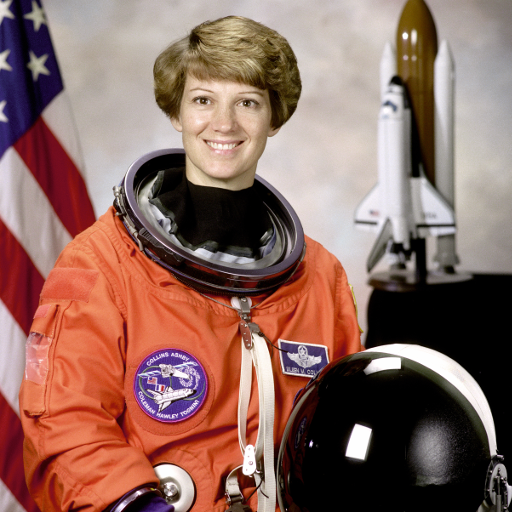
#> input picture hw1/astronaut.png, 512 x 512 px
$ jupyter execute Homework_1.ipynb   (shell and % lines are left out)
#> lines starting #> are read from the running program, lines starting #| are printed output that depends on the picture; long printed decimals are rounded
# Homework 1

## Luyao Wang
Netid: lw337

[cell 1]
import numpy as np
from matplotlib import pyplot as plt
import cv2

plt.rcParams['axes.labelsize'] = 17
plt.rcParams['xtick.labelsize'] = 14
plt.rcParams['ytick.labelsize'] = 14

## 1) Invert a region of interest
**(2 points)**

**a)** Load the astronaut.png image into Fiji and determine the coordinates of a box containing the space shuttle (in the upper right background of the image) by selecting it with the rectangle tool. Observe that Fiji assigns the first coordinate to columns and the second one to rows; numpy does the reverse. Write down the coordinates as variables. (*0.5 points*)

**b)** Load astronaut.png as a B&W image into a notebook cell and cut out an ROI (region of interest) only containing the space shuttle. Invert the image of the space shuttle (i.e. map the grayvalues interval [0, 1]  to the intervall [1, 0]), then display the original and the inverted ROI next to each other. (*1 point*)


**c)** Copy the inverted space shuttle back into the B&W image and display the modified image. (*0.5 points*)

**ANSWER**

a)
Measurements from Fiji:
* BX: 352
* BY: 0
* Width: 110
* Height: 275

BX stands for **B**ounding rectangle **X** of the upper left corner of the rectangle.
<https://imagej.net/ij/docs/menus/analyze.html>

b)

[cell 2]
def load_image_as_grayscale(image_path: str):
#> called with image_path = 'astronaut.png'
    image = cv2.imread(image_path, cv2.IMREAD_GRAYSCALE)
#> image: shape (512, 512); min 0, max 255, mean 115
    array = np.array(image)

    return array

[cell 3]
png_file = "astronaut.png"
png_img_bw = load_image_as_grayscale(png_file)

bx = 352
by = 0
width = 110
height = 275

[cell 4]
roi_bw = png_img_bw[by : by + height, bx : bx + width]
inverted_roi_bw = np.subtract(255, roi_bw)
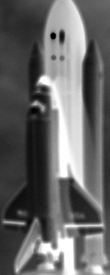
#> inverted_roi_bw: shape (275, 110); min 0, max 255, mean 103.1

fig, axes = plt.subplots(1, 2, figsize=(4, 4))

axes[0].imshow(roi_bw, cmap="grey", vmin=0, vmax=255)
axes[0].axis("off")
axes[0].title.set_text("ROI BW")
axes[1].imshow(inverted_roi_bw, cmap="grey", vmin=0, vmax=255)
axes[1].axis("off")
axes[1].title.set_text("Inverted ROI BW")

plt.show()

3)

[cell 5]
png_img_bw_copy = np.copy(png_img_bw)

png_img_bw_copy[by : by + height, bx : bx + width] = inverted_roi_bw
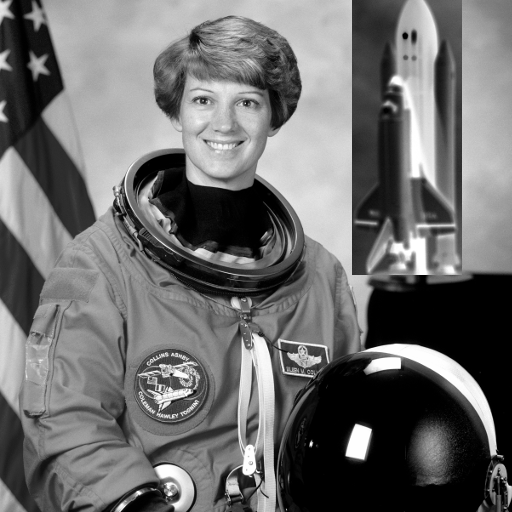
#> png_img_bw_copy: shape (512, 512); min 0, max 255, mean 109.3

plt.imshow(png_img_bw_copy, cmap="grey", vmin=0, vmax=255)
plt.title("Inverted ROI in full image")

## 2) Visualize JPEG loss
**(2 points)**

Load astronaut.png and then save it twice as JPEG file (ending: .jpg) and as TIFF file (ending: .tif) (*0.5 point*).
Load the JPEG and the TIFF file again from disk and convert all three images to B&W. (*0.5 point*)

Compute the gray value difference between a) PNG and JPEG and b) PNG and TIFF. Display the *absolute values* of these difference images with colorbars. (*1 point*)

**ANSWER**

[cell 6]
def convert_png_to_jpg(png_path, jpg_path):
#> called with png_path = 'astronaut.png', jpg_path = 'astronaut.jpg'
    image = cv2.imread(png_path)
#> image is the input picture: shape (512, 512, 3); mean B, G, R 96.5, 105.8, 141.6

    cv2.imwrite(jpg_path, image, [int(cv2.IMWRITE_JPEG_QUALITY), 70]) # lower JPEG quality for visualizing jpg loss


def convert_png_to_tiff(input_path, output_path):
    image = cv2.imread(input_path)

    cv2.imwrite(output_path, image)

[cell 7]
png_file = "astronaut.png"
jpg_file = "astronaut.jpg"
tiff_file = "astronaut.tiff"

convert_png_to_jpg(png_file, jpg_file)
convert_png_to_tiff(png_file, tiff_file)

[cell 8]
png_img_bw = load_image_as_grayscale(png_file)
jpg_img_bw = load_image_as_grayscale(jpg_file)
tiff_img_bw = load_image_as_grayscale(tiff_file)

fig, axes = plt.subplots(1, 3, figsize=(12, 4))

axes[0].imshow(png_img_bw, cmap="grey", vmin=0, vmax=255)
axes[0].axis('off')
axes[0].title.set_text("Original png")
axes[1].imshow(jpg_img_bw, cmap="grey", vmin=0, vmax=255)
axes[1].axis("off")
axes[1].title.set_text("Converted jpg")
axes[2].imshow(tiff_img_bw, cmap="grey", vmin=0, vmax=255)
axes[2].axis("off")
axes[2].title.set_text("Converted tiff")

plt.show()

[cell 9]
png_jpg_diff = np.abs(png_img_bw.astype("int32") - jpg_img_bw.astype("int32"))
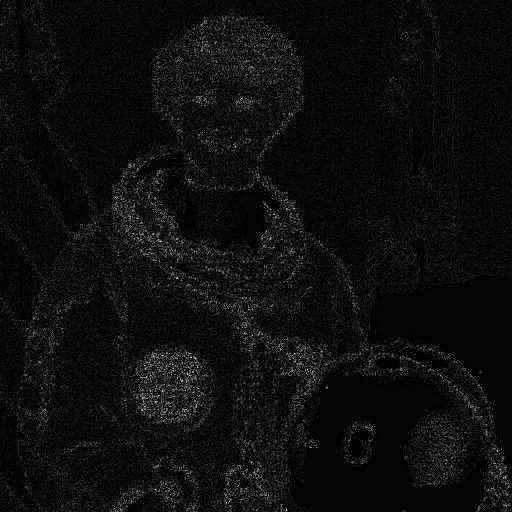
#> png_jpg_diff: shape (512, 512) int32; min 0, max 41, mean 2.4; drawn with min black and max white
png_tiff_diff = np.abs(png_img_bw.astype("int32") - tiff_img_bw.astype("int32"))
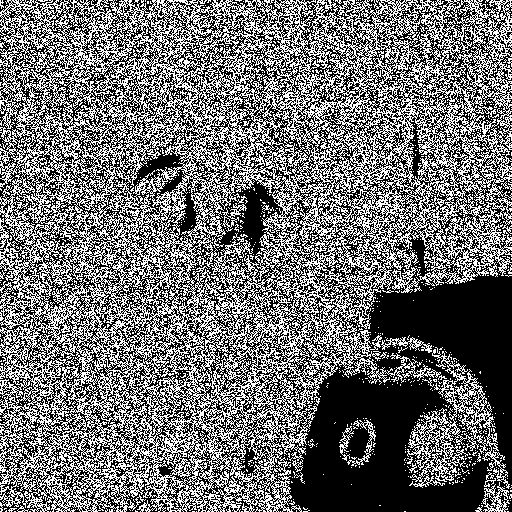
#> png_tiff_diff: shape (512, 512) int32; values 0 (black) and 1 (white), 44% white in thin lines or dots

print(
    f"Average absolute diff in grayscale (0 to 255)\njpg: {np.average(png_jpg_diff)}\npng: {np.average(png_tiff_diff)}"
)
#| Average absolute diff in grayscale (0 to 255)
#| jpg: 2.412
#| png: 0.4396

[cell 10]
fig, axes = plt.subplots(1, 2, figsize=(12, 4))

im_0 = axes[0].imshow(png_jpg_diff, vmin=0, vmax=255)
axes[0].axis("off")
axes[0].title.set_text("png jpg difference")
fig.colorbar(im_0)
im_1 = axes[1].imshow(png_tiff_diff, vmin=0, vmax=255)
axes[1].axis("off")
axes[1].title.set_text("png tiff difference")
fig.colorbar(im_1)

plt.show()

We can see clearly contours of the face of the astronaut in the jpeg file.

The difference between png and diff is smaller than the difference between png and jpg.

## 3) The influence of saturation in HSV
**(2 points)**

Load flower.tif, convert it into the HSV colorspace. Create two new images where you set the saturation of all pixels to a) zero and b) one. Display the resulting images. (*1 point*)

Explain your results in two sentences. (*1 point*)

**ANSWER**

[cell 11]
auto_wb_bgr = cv2.imread("flower.tif")
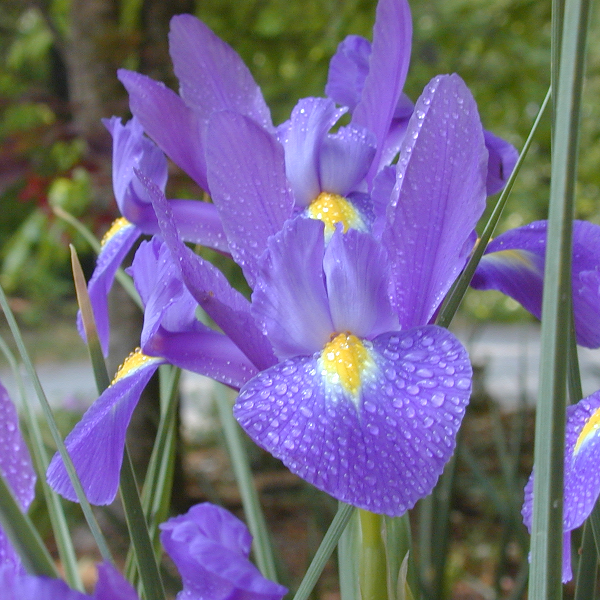
#> input picture hw1/flower.tif, 600 x 600 px
#> auto_wb_bgr is the input picture: shape (600, 600, 3); mean B, G, R 137, 105.9, 115.1
hsv_image = cv2.cvtColor(auto_wb_bgr, cv2.COLOR_BGR2HSV)
#> hsv_image: shape (600, 600, 3); mean H, S, V 83.7, 105.4, 154.8

image_saturation_zero = hsv_image.copy()
image_saturation_one = hsv_image.copy()

image_saturation_zero[:, :, 1] = 0
#> image_saturation_zero: shape (600, 600, 3); mean H, S, V 83.7, 0, 154.8
image_saturation_one[:, :, 1] = 255
#> image_saturation_one: shape (600, 600, 3); mean H, S, V 83.7, 255, 154.8

result_zero = cv2.cvtColor(image_saturation_zero, cv2.COLOR_HSV2BGR)
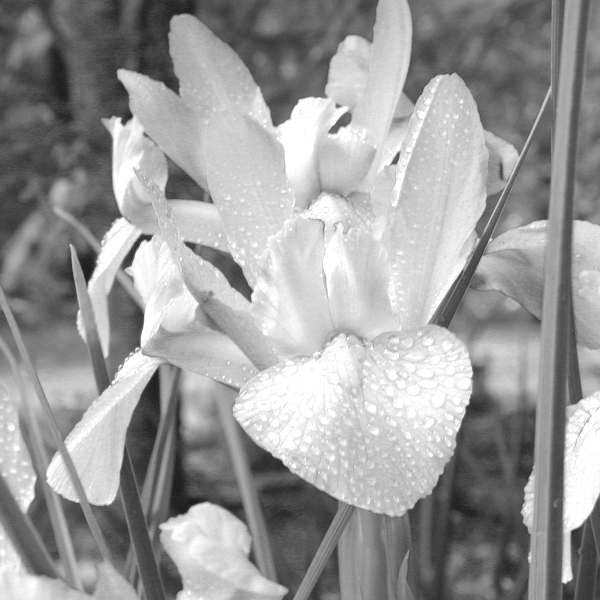
#> result_zero: shape (600, 600, 3); min 24, max 255, mean 154.8
result_one = cv2.cvtColor(image_saturation_one, cv2.COLOR_HSV2BGR)
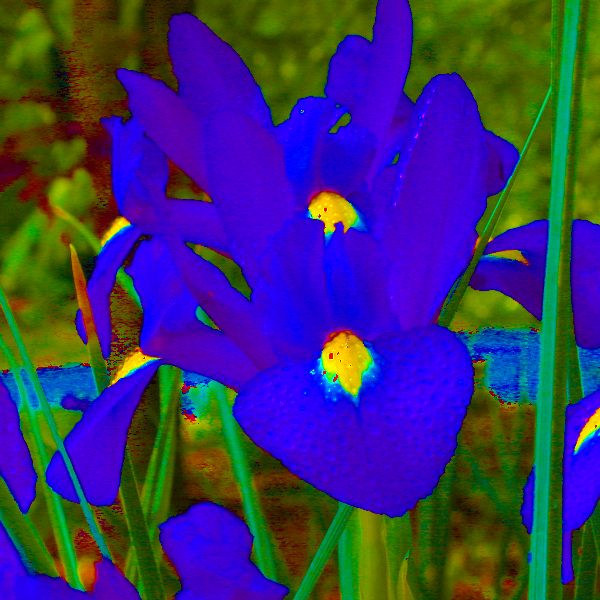
#> result_one: shape (600, 600, 3); mean B, G, R 105.9, 51.5, 58.7
result_one = cv2.cvtColor(result_one, cv2.COLOR_BGR2RGB)

[cell 12]
fig, axes = plt.subplots(1, 2, figsize=(8, 4))

axes[0].imshow(result_zero)
axes[0].axis("off")
axes[0].title.set_text("flower saturation 0")
axes[1].imshow(result_one)
axes[1].axis("off")
axes[1].title.set_text("flower saturation 1")

plt.show()

Image1: The brightness and hue of the original image are preserved, but the absence of saturation causes the image to lose its colorfulness.

Image2: The brightness and hue of the original image are preserved, but the saturation level is maximized, making the colors more vivid and saturated (over-saturated).

## 4) White balance
**(3 points)**

Find out how the white balance (sometimes also called color balance) in your camera is controlled. It will have several options such as daylight, incandescent, fluorescent ... and will most likely be set to auto. The purpose of this control is to compensate the influence of the spectral composition of the light illuminating the the scene you are about to photograph.

Take two images of the same scene (should be well iluminated and contain a variety of colors). One image should be taken using the daylight option and one image with any of the other options. Save them (JPEG is fine here) and load them into your notebook. Display the two images in the notebook. (*1 point*)

If your camera does not have a manual choice for the white balance, install another camera app on your smartphone (on Android, Camera Zoom FX works nicely. Don't forget to switch your camera back to auto afterwards; even if not perfect it will normally make a good guess which option to use.

Separate both images in their RGB components. Create three figures where each one is comparing the histogram curves of one color channel in both images. (*1 point*)

Both images were taken with light of roughly the same color distribution. Therefore, the differences in the histograms indicate what the camera assumes it needs to do in order to compensate for the differences in the spectra of the light sources.

Describe qualitatively and in not more than three sentences *how* the camera thinks that the spectrum of daylight is differnt than the spectrum of your second choice light source.

**ANSWER**

I adjusted my monitor light bar to the warmest light (around 2900K in its specification).

Auto mode of white balance detects a white balance of 2900K, and daylight mode of white balance is 5000k.

[cell 13]
auto_wb_bgr = cv2.imread("auto_wb.jpg")
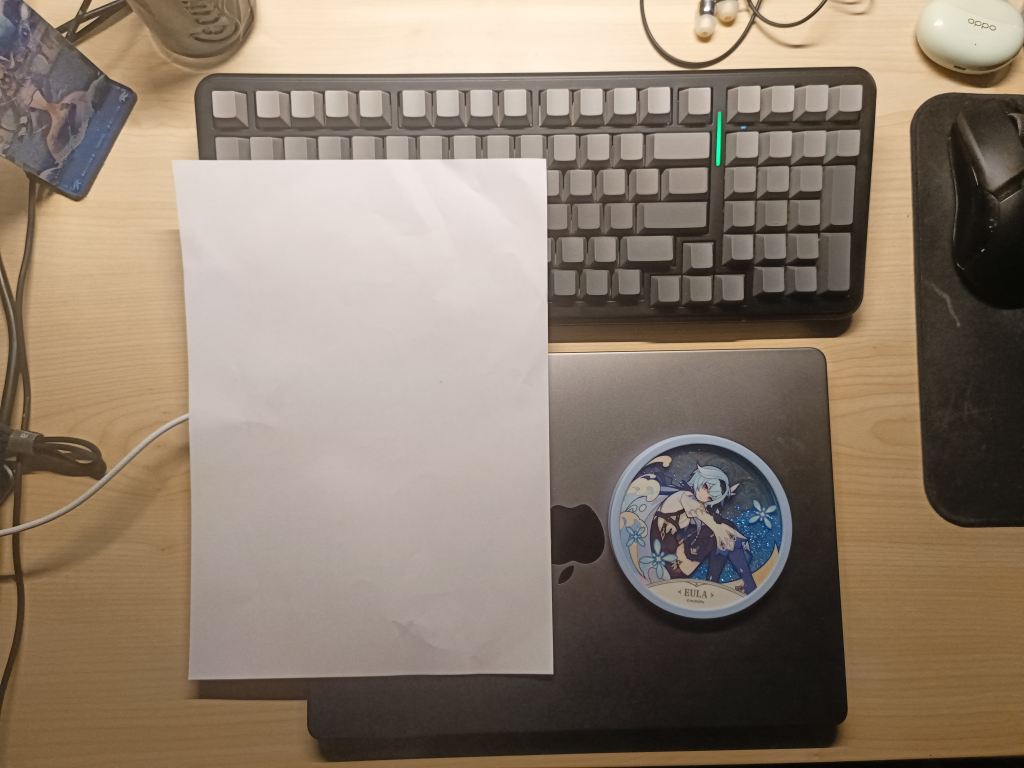
#> input picture hw1/auto_wb.jpg, 4096 x 3072 px (shown at 1/4 size)
#> auto_wb_bgr is the input picture: shape (3072, 4096, 3); mean B, G, R 110.6, 126.3, 141.9
rgb_img_rgb = cv2.cvtColor(auto_wb_bgr, cv2.COLOR_BGR2RGB)
daylight_wb_bgr = cv2.imread("daylight_wb.jpg")
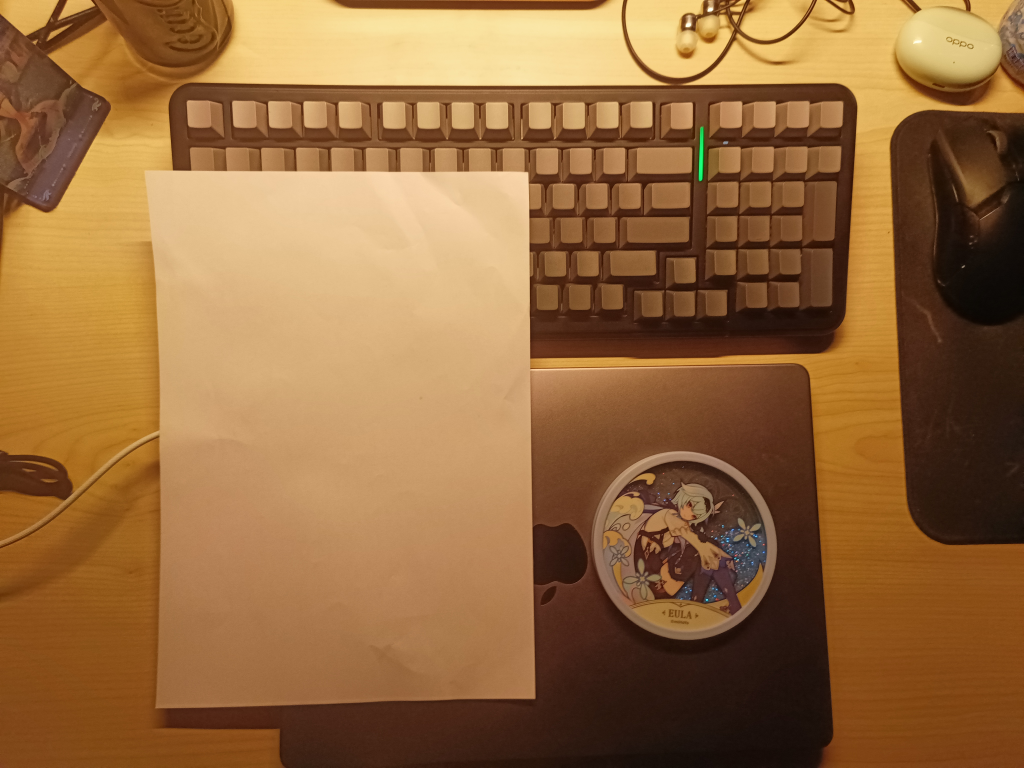
#> input picture hw1/daylight_wb.jpg, 4096 x 3072 px (shown at 1/4 size)
#> daylight_wb_bgr is the input picture: shape (3072, 4096, 3); mean B, G, R 61.9, 106.2, 149.2
daylight_img_rgb = cv2.cvtColor(daylight_wb_bgr, cv2.COLOR_BGR2RGB)

fig, axes = plt.subplots(1, 2, figsize=(12, 6))

axes[0].imshow(rgb_img_rgb)
axes[0].axis("off")
axes[0].title.set_text("Auto White Balance (2900K)")
axes[1].imshow(daylight_img_rgb)
axes[1].axis("off")
axes[1].title.set_text("Daylight White Balance (5000K)")

plt.show()

[cell 14]
fig, axes = plt.subplots(1, 3, figsize=(20, 6))

axes[0].hist(
    rgb_img_rgb[:, :, 0].flatten(),
    bins=256,
    range=(0, 256),
    align="left",
    alpha=0.5,
    label="Auto (2900K)",
    color="blue",
)
axes[0].hist(
    daylight_img_rgb[:, :, 0].flatten(),
    bins=256,
    range=(0, 256),
    align="left",
    alpha=0.5,
    label="Daylight (5000K)",
    color="red",
)
axes[0].legend()
axes[0].title.set_text("Histogram of red channel of auto and daylight wb image")
axes[0].set_ylabel("number of pixels")
axes[0].set_xlabel("red channel value")

axes[1].hist(
    rgb_img_rgb[:, :, 1].flatten(),
    bins=256,
    range=(0, 256),
    align="left",
    alpha=0.5,
    label="Auto (2900K)",
    color="blue",
)
axes[1].hist(
    daylight_img_rgb[:, :, 1].flatten(),
    bins=256,
    range=(0, 256),
    align="left",
    alpha=0.5,
    label="Daylight (5000K)",
    color="red",
)
axes[1].legend()
axes[1].title.set_text("Histogram of green channel of auto and daylight wb image")
axes[1].set_ylabel("number of pixels")
axes[1].set_xlabel("green channel value")

axes[2].hist(
    rgb_img_rgb[:, :, 2].flatten(),
    bins=256,
    range=(0, 256),
    align="left",
    alpha=0.5,
    label="Auto (2900K)",
    color="blue",
)
axes[2].hist(
    daylight_img_rgb[:, :, 2].flatten(),
    bins=256,
    range=(0, 256),
    align="left",
    alpha=0.5,
    label="Daylight (5000K)",
    color="red",
)
axes[2].legend()
axes[2].title.set_text("Histogram of blue channel of auto and daylight wb image")
axes[2].set_ylabel("number of pixels")
axes[2].set_xlabel("blue channel value")

fig.tight_layout()
plt.show()
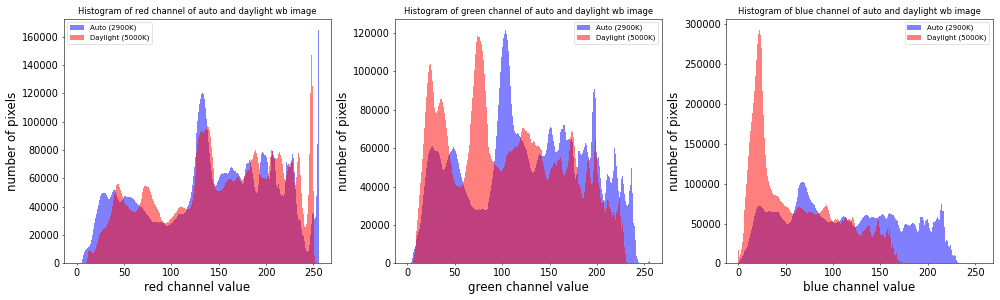
#> figure drawn by matplotlib, 3 panels; panel 1: tallest bar 164623 high, from x = 254.5 to 255.5; panel 1: tallest bar 147359 high, from x = 247.5 to 248.5; panel 2: tallest bar 121332 high, from x = 102.5 to 103.5; panel 2: tallest bar 118158 high, from x = 73.5 to 74.5
